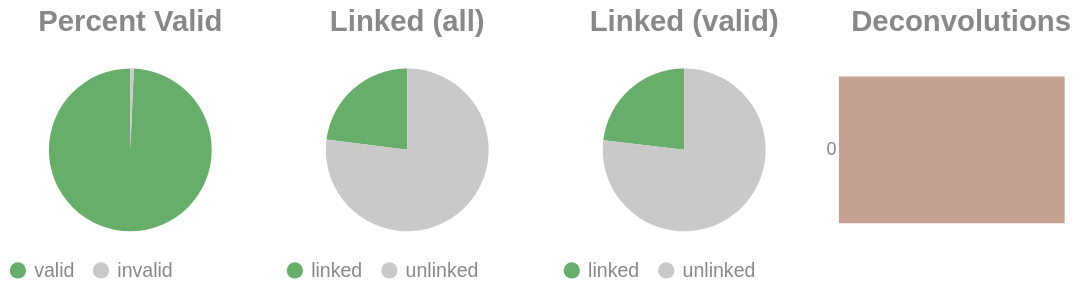

Write notebook code for a chart like this one.
### Code cell
if SKIPLR:
    pass
else:
    clash = Counter()
    for i in valids['molecule'].to_list():
        _mol = i.split("-")
        if len(_mol) == 1:
            clash.update('0')
        else:
            clash.update(_mol[-1])

    _d = {"deconvolutions": [], 'count': []}
    for k,v in clash.items():
        _d['deconvolutions'].append(k)
        _d['count'].append(v)

    tot_valid = valids['reads'].sum()
    mask = valids['reads'] >= 2
    n_linked_reads = valids.filter(mask)['reads'].sum()
    if n_linked_reads == 0:
        print_html("No linked molecules (>=2 reads) were detected; skipping linked-only distributions.")
        SKIPLR = True
    else:
        perc_valid = round(tot_valid / n_reads, 4)
        linked_perc_abs = round(n_linked_reads / n_reads, 4)
        linked_perc = round(n_linked_reads / tot_valid, 4)

    _valid = pl.DataFrame({"valids": ['valid', 'invalid'], "count": [tot_valid, n_reads - tot_valid]})
    _linked_abs = pl.DataFrame({"linked (absolute)": ['linked', 'unlinked'], "count": [n_linked_reads, n_reads - n_linked_reads]})
    _linked_rel = pl.DataFrame({"linked (valids)": ['linked', 'unlinked'], "count": [n_linked_reads, tot_valid - n_linked_reads]})

    (
        alt.hconcat(
            piechart(_valid, goodval = 'valid', title = "Percent Valid"),
            piechart(_linked_abs, goodval = "linked", title =  "Linked (all)"),
            piechart(_linked_rel, goodval = "linked", title =  "Linked (valid)"),
            convolutionbar(pl.DataFrame(_d), title = "Deconvolutions"),
            center = True,
            bounds = 'flush'
        )
        .resolve_scale(color='independent')
        .resolve_legend('independent')
        .properties(usermeta={'embedOptions': {"actions": False}})
    ).display()

### Figure 1 — Vega-Lite specification as saved in the notebook (floating-point values rounded to 4 significant figures)
{"width": "container", "height": 400, "config": {"title": {"anchor": "start", "dy": -15, "fontSize": 18, "color": "#888888", "subtitleColor": "#888888", "subtitleFontSize": 14}, "arc": {"fill": "#0072B2"}, "axis": {"domainColor": "#888888", "domainWidth": 0.5, "gridWidth": 0.2, "grid": false, "titleFontWeight": 400, "titleFontSize": 15, "labelFontSize": 11, "labelColor": "#888888", "tickColor": "#888888", "tickWidth": 0.2, "titleColor": "#888888"}, "axisBand": {"grid": false}, "axisX": {"grid": true, "tickSize": 10, "domainCap": "round"}, "axisY": {"domain": false, "grid": true, "tickSize": 0, "domainCap": "round"}, "background": "transparent", "header": {"labelFontSize": 15, "labelColor": "#888888", "titleFontSize": 15, "titleFontWeight": 600, "titleColor": "#888888"}, "legend": {"labelFont": "sans-serif", "labelFontSize": 12, "labelColor": "#888888", "symbolSize": 100, "symbolType": "circle", "titleFontSize": 12, "titlePadding": 10, "titleColor": "#888888", "title": null}, "range": {"category": ["#E69F00", "#56B4E9", "#009E73", "#F0E442", "#0072B2", "#D55E00", "#CC79A7", "#000000"], "diverging": ["#cfe8f3", "#a2d4ec", "#73bfe2", "#46abdb", "#1696d2", "#12719e"]}, "area": {"fill": "#0072B2", "fillOpacity": 0.7, "line": true, "strokeOpacity": 0.7}, "line": {"color": "#0072B2", "stroke": "#0072B2", "strokeWidth": 2}, "trail": {"color": "#0072B2", "stroke": "#0072B2", "strokeWidth": 0, "size": 1}, "point": {"filled": true, "fillOpacity": 1.0, "size": 95}, "text": {"color": "#888888", "fontSize": 11, "align": "right", "fontWeight": 400, "size": 11}, "bar": {"fill": "#0072B2", "stroke": null}, "view": {"stroke": null, "continuousWidth": 660, "continuousHeight": 400}}, "hconcat": [{"data": {"name": "data-cd98cfc2d414d6e4fb2f334e1200ed2f"}, "mark": {"type": "arc"}, "encoding": {"color": {"field": "valids", "legend": {"orient": "bottom", "title": null}, "scale": {"domain": ["valid", "invalid"], "range": ["#68ae6b", "#C9C9C9"]}, "title": "Valids", "type": "nominal"}, "theta": {"field": "count", "type": "quantitative"}, "tooltip": [{"field": "valids", "title": "Valids", "type": "ordinal"}, {"field": "percent", "format": ".2%", "title": "Percent", "type": "quantitative"}, {"field": "count", "title": "Count", "type": "quantitative"}]}, "height": 100, "title": {"text": "Percent Valid", "align": "center", "anchor": "middle"}, "transform": [{"calculate": "datum.count / 5881861", "as": "percent"}], "width": 150}, {"data": {"name": "data-29b18d999ad2ea1d00c02d8834547478"}, "mark": {"type": "arc"}, "encoding": {"color": {"field": "linked (absolute)", "legend": {"orient": "bottom", "title": null}, "scale": {"domain": ["linked", "unlinked"], "range": ["#68ae6b", "#C9C9C9"]}, "title": "Linked (Absolute)", "type": "nominal"}, "theta": {"field": "count", "type": "quantitative"}, "tooltip": [{"field": "linked (absolute)", "title": "Linked (Absolute)", "type": "ordinal"}, {"field": "percent", "format": ".2%", "title": "Percent", "type": "quantitative"}, {"field": "count", "title": "Count", "type": "quantitative"}]}, "height": 100, "title": {"text": "Linked (all)", "align": "center", "anchor": "middle"}, "transform": [{"calculate": "datum.count / 5881861", "as": "percent"}], "width": 150}, {"data": {"name": "data-206dd9a5a6268d7380e061180f93595e"}, "mark": {"type": "arc"}, "encoding": {"color": {"field": "linked (valids)", "legend": {"orient": "bottom", "title": null}, "scale": {"domain": ["linked", "unlinked"], "range": ["#68ae6b", "#C9C9C9"]}, "title": "Linked (Valids)", "type": "nominal"}, "theta": {"field": "count", "type": "quantitative"}, "tooltip": [{"field": "linked (valids)", "title": "Linked (Valids)", "type": "ordinal"}, {"field": "percent", "format": ".2%", "title": "Percent", "type": "quantitative"}, {"field": "count", "title": "Count", "type": "quantitative"}]}, "height": 100, "title": {"text": "Linked (valid)", "align": "center", "anchor": "middle"}, "transform": [{"calculate": "datum.count / 5841499", "as": "percent"}], "width": 150}, {"data": {"name": "data-7fff53ac34ddfc57482023afd7f92a0a"}, "mark": {"type": "bar"}, "encoding": {"color": {"field": "deconvolutions", "legend": null, "scale": {"scheme": "lightgreyred"}, "type": "nominal"}, "tooltip": [{"field": "deconvolutions", "title": "Deconvolutions", "type": "ordinal"}, {"field": "percent", "format": ".2%", "title": "Percent", "type": "quantitative"}, {"field": "count", "title": "Count", "type": "quantitative"}], "x": {"axis": null, "field": "count", "type": "quantitative"}, "y": {"field": "deconvolutions", "sort": "ascending", "title": null, "type": "nominal"}}, "height": 100, "title": {"text": "Deconvolutions", "align": "center", "anchor": "middle"}, "transform": [{"calculate": "datum.count / 5080206", "as": "percent"}], "width": 150}], "bounds": "flush", "center": true, "resolve": {"legend": {"angle": "independent"}, "scale": {"color": "independent"}}, "usermeta": {"embedOptions": {"actions": false}}, "$schema": "https://vega.github.io/schema/vega-lite/v6.1.0.json", "datasets": {"data-cd98cfc2d414d6e4fb2f334e1200ed2f": [{"valids": "valid", "count": 5841499}, {"valids": "invalid", "count": 40362}], "data-29b18d999ad2ea1d00c02d8834547478": [{"linked (absolute)": "linked", "count": 1351549}, {"linked (absolute)": "unlinked", "count": 4530312}], "data-206dd9a5a6268d7380e061180f93595e": [{"linked (valids)": "linked", "count": 1351549}, {"linked (valids)": "unlinked", "count": 4489950}], "data-7fff53ac34ddfc57482023afd7f92a0a": [{"deconvolutions": "0", "count": 5080206}]}}
